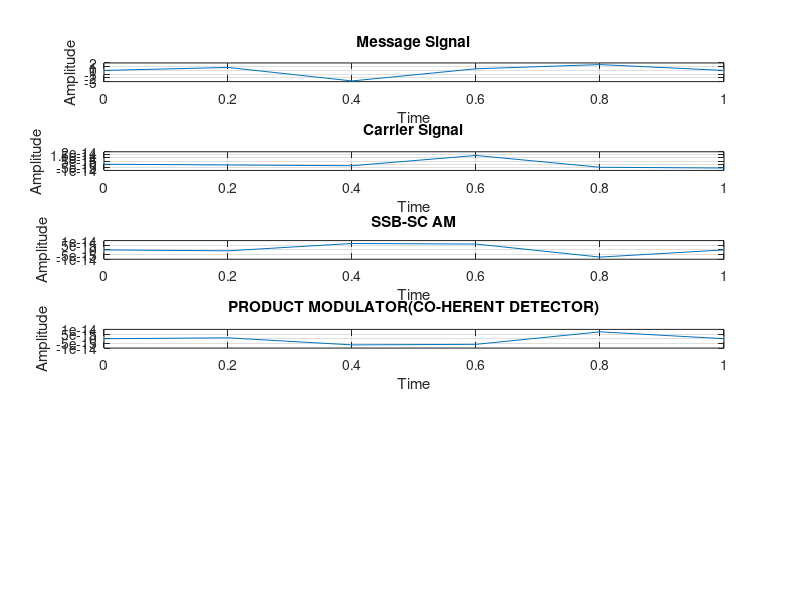

The MATLAB source for this figure: (Note: this script raises an error after producing the figure.)
%Design an SSB-AM system using simulink and MATLAB.The message signal 
%m(t)=cos(2?t+?/4).*3sin(6?t) is used.The carrier frequency is selected as 
%25Hz.The sample time parameter value of 1/1000 is used.The parameters of 
%simulation including carrier frequency,and sampling rate are set up by a 
%companion MATLAB m-file.The m-file also computes transfer functions of the
%BP and LP filters in the USB-AM receiver using coherent demodulation.

fc=input('Enter friquency of carrier signal ');
Ac=input('Enter Amplitude of carrier signal ');
fs=input('Enter Sammpling period ');
q=input('Enter Phase differance in Local Signal at Demodulater Side ');
t=0:1/fs:1;    % Time Period

% MESSAGE SIGNAL
m=3.*(cos((2.*pi.*t)+(pi/4)).*sin(6.*pi.*t));  % MESSAGE SIGNAL 
subplot(611);
plot(t,m)
xlabel('Time');  
ylabel('Amplitude');
title('Message Signal');
grid on

% CARRIER SIGNAL
Ec=Ac.*sin(2.*pi.*fc.*t);     % CARRIER SIGNAL  
subplot(612);
plot(t,Ec)
xlabel('Time');  
ylabel('Amplitude');
title('Carrier Signal');
grid on

% SSB-SC MODULATION
s=m.*Ec              % DSB-SC MODULATED SIGNAL
w=hilbert(m).*Ec;    % HILBERT TRANSFER FUNCTION
c=(w+s)/2;           % SSB-SC MODULATED SIGNAL
subplot(613);
plot(t,c)
xlabel('Time');  
ylabel('Amplitude');
title('SSB-SC AM');
grid on

% CO-HERENT DETECTOR
% PRODUCT MODULATOR
l=sin((2.*pi.*fc.*t)+q);
v=c.*l
subplot(614);
plot(t,v)
xlabel('Time');  
ylabel('Amplitude');
title('PRODUCT MODULATOR(CO-HERENT DETECTOR)');
grid on

% LOWPASS FILTER
y=lowpass(v,20,fs);
subplot(615);
plot(t,y)
xlabel('Time');  
ylabel('Amplitude');
title('SSB-SC DEMODULATION (LOWPASS FILTER)');
grid on
% BANDPASS FILTER
Z=bandpass(v,[1 5],fs);
subplot(616);
plot(t,Z)
xlabel('Time');  
ylabel('Amplitude');
title('SSB-SC DEMODULATION (BANDPASS FILTER)');
grid on